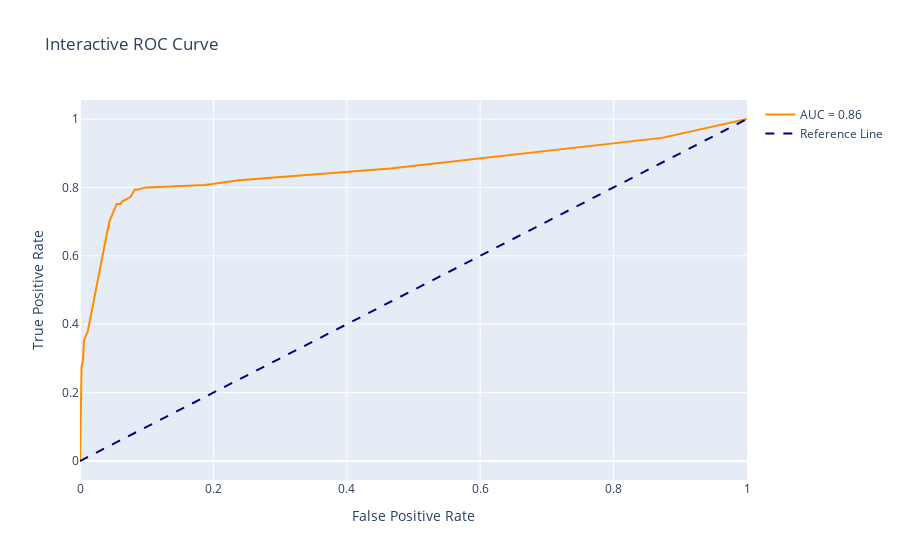

Notebook cell for this chart:
### Code cell
trace = go.Scatter(x=fpr, y=tpr, mode='lines', name='AUC = %0.2f' % auc,
                   line=dict(color='darkorange', width=2))
reference_line = go.Scatter(x=[0,1], y=[0,1], mode='lines', name='Reference Line',
                            line=dict(color='navy', width=2, dash='dash'))
fig = go.Figure(data=[trace, reference_line])
fig.update_layout(title='Interactive ROC Curve',
                  xaxis_title='False Positive Rate',
                  yaxis_title='True Positive Rate')
fig.show()

### Figure 1 — Plotly figure (JSON) as saved in the notebook; plotly's stock layout.template omitted (floating-point values rounded to 4 significant figures)
{"data": [{"line": {"color": "darkorange", "width": 2}, "mode": "lines", "name": "AUC = 0.86", "type": "scatter", "x": [0, 0.002339, 0.004678, 0.005848, 0.0117, 0.04211, 0.04327, 0.04327, 0.05497, 0.06082, 0.06316, 0.07602, 0.08187, 0.08538, 0.09942, 0.1871, 0.2386, 0.4655, 0.8725, 1], "y": [0, 0.2759, 0.2966, 0.3517, 0.3793, 0.6828, 0.6828, 0.6966, 0.7517, 0.7517, 0.7586, 0.7724, 0.7931, 0.7931, 0.8, 0.8069, 0.8207, 0.8552, 0.9448, 1]}, {"line": {"color": "navy", "dash": "dash", "width": 2}, "mode": "lines", "name": "Reference Line", "type": "scatter", "x": [0, 1], "y": [0, 1]}], "layout": {"title": {"text": "Interactive ROC Curve"}, "xaxis": {"title": {"text": "False Positive Rate"}}, "yaxis": {"title": {"text": "True Positive Rate"}}}}
